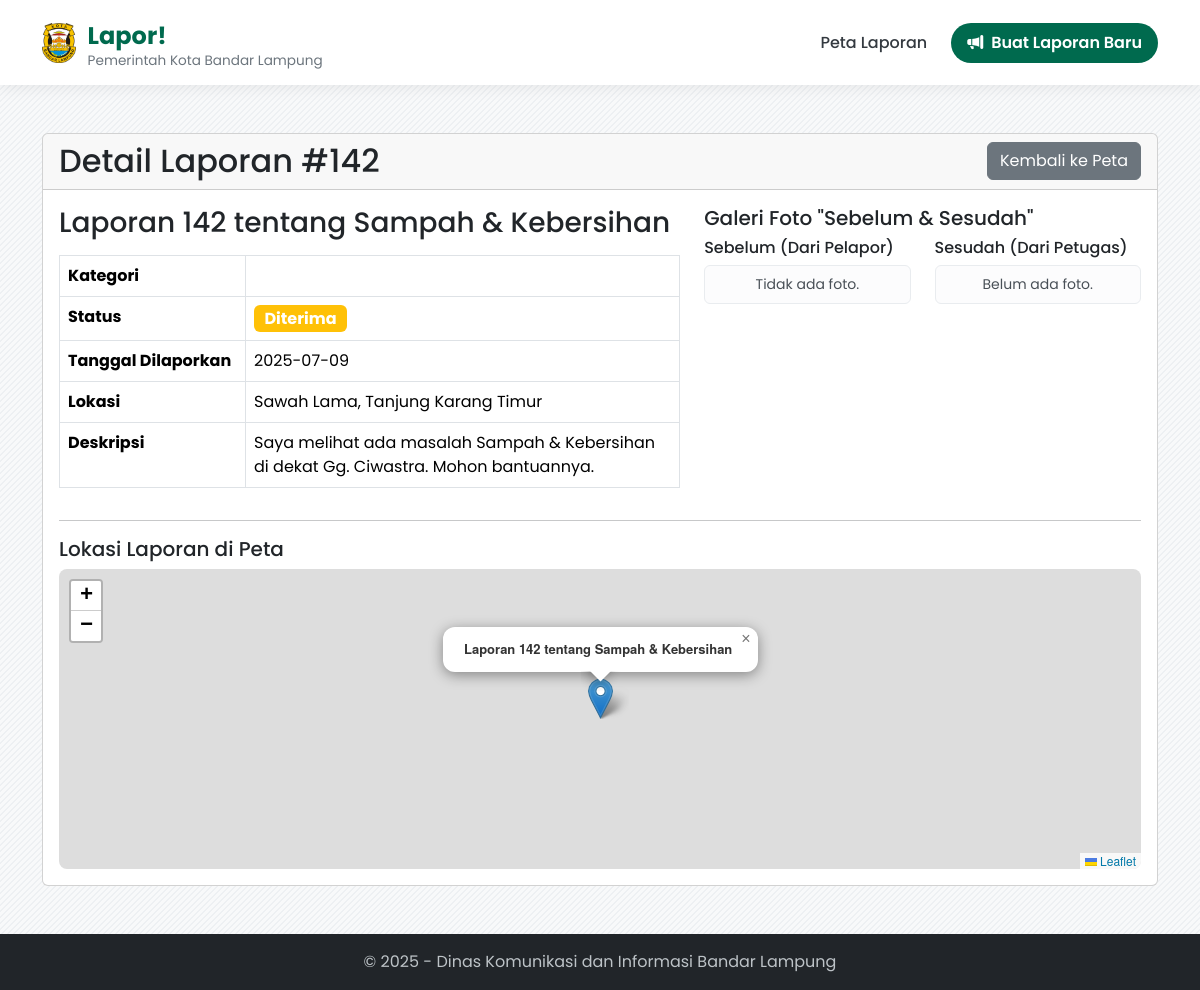
Page /laporan/142 on the earlier database version.
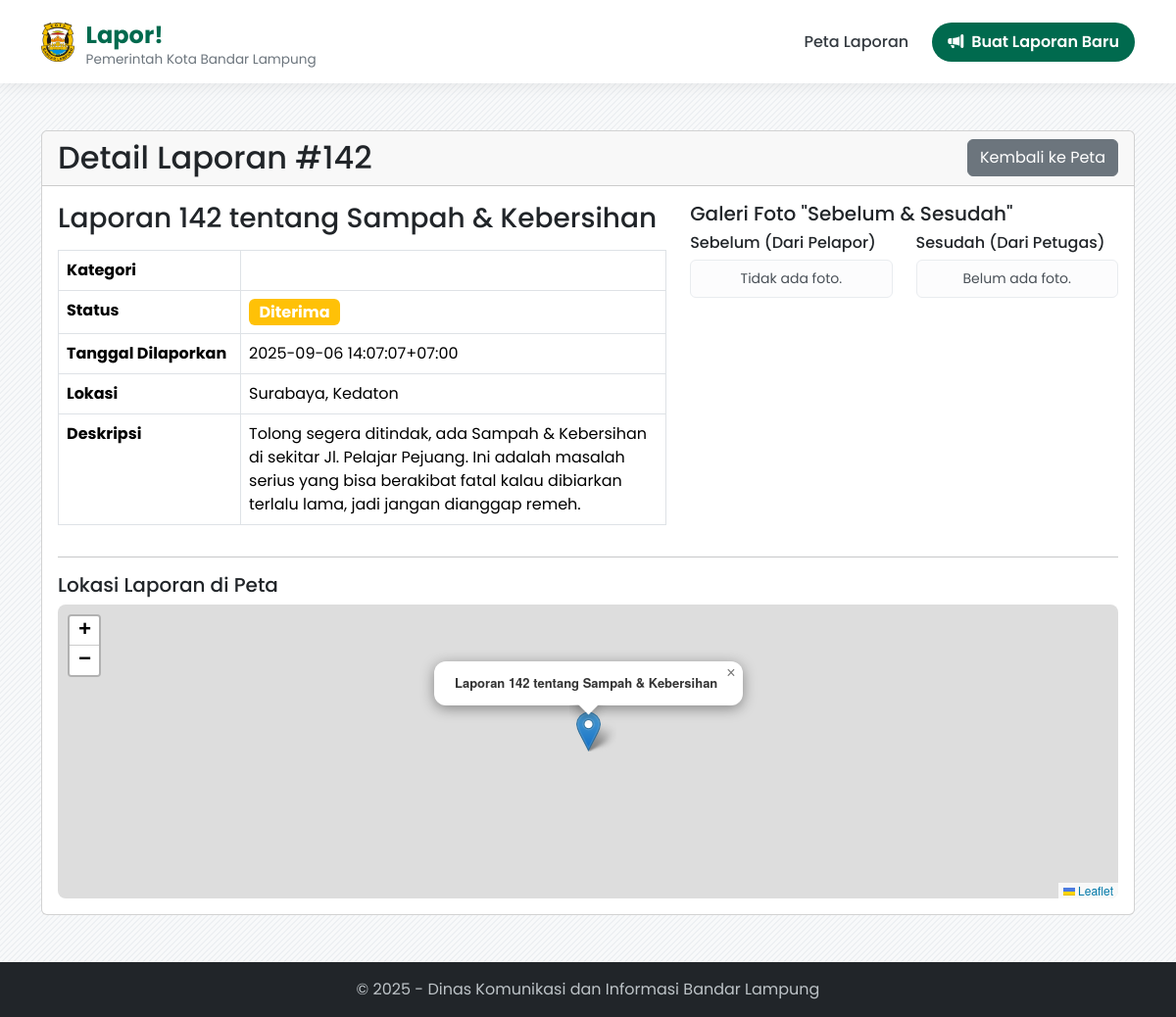
Same page on the later database version.
### tables this page shows
CREATE TABLE laporan (
    id INTEGER PRIMARY KEY AUTOINCREMENT,
    nomor_laporan TEXT NOT NULL UNIQUE,
    nama_pelapor TEXT NOT NULL,
    no_whatsapp TEXT,
    judul TEXT NOT NULL,
    deskripsi TEXT NOT NULL,
    -- PERUBAHAN UTAMA: Menggunakan Foreign Key ke tabel kategori
    kategori_id INTEGER NOT NULL,
    kecamatan TEXT,
    kelurahan TEXT,
    foto TEXT,
    foto_selesai TEXT,
    dinas_penugas TEXT,
    pengumuman_publik TEXT,
    latitude REAL NOT NULL,
    longitude REAL NOT NULL,
    status TEXT NOT NULL DEFAULT 'Diterima',
    support_count INTEGER DEFAULT 0,
    timestamp DATETIME DEFAULT CURRENT_TIMESTAMP,
    -- Mendefinisikan hubungan antar tabel
    FOREIGN KEY (kategori_id) REFERENCES kategori (id)
);

### app.py (the view)
@app.route('/laporan/<int:laporan_id>')
def detail_laporan(laporan_id):
    conn = get_db_connection()
    query = """
        SELECT l.*, k.nama_kategori
        FROM laporan l JOIN kategori k ON l.kategori_id = k.id
        WHERE l.id = ?
    """
    laporan = conn.execute(query, (laporan_id,)).fetchone()
    conn.close()
    if laporan is None:
        return "Laporan tidak ditemukan", 404
    return render_template('detail_laporan.html', laporan=laporan)

### app.py (called while the page is built)
def get_db_connection():
    conn = sqlite3.connect(DATABASE, detect_types=sqlite3.PARSE_DECLTYPES | sqlite3.PARSE_COLNAMES)
    conn.row_factory = sqlite3.Row
    return conn

### templates/detail_laporan.html (shortened to what this page needs)
{% extends "layout.html" %}
{% block content %}
<div class="card">
    <div class="card-header d-flex justify-content-between align-items-center">
        <h2 class="mb-0">Detail Laporan #{{ laporan.id }}</h2>
        <a href="{{ url_for('index') }}" class="btn btn-secondary">Kembali ke Peta</a>
    </div>
    <div class="card-body">
        <div class="row">
            <div class="col-md-7">
                <h3>{{ laporan.judul }}</h3>
                <table class="table table-bordered mt-3">
                    <tbody>
                        <tr>
                            <th style="width: 30%;">Kategori</th>
                            <td>{{ laporan.kategori }}</td>
                        </tr>
                        <tr>
                            <th>Status</th>
                            <td>
                                <span class="badge fs-6
                                {% if laporan.status == 'Diterima' %} bg-warning
                                {% elif laporan.status == 'Diproses' %} bg-info
                                {% else %} bg-success {% endif %}
                                ">{{ laporan.status }}</span>
                            </td>
                        </tr>
                        <tr>
                            <th>Tanggal Dilaporkan</th>
                            <td>{{ laporan.timestamp }}</td>
                        </tr>
                        <tr>
                            <th>Lokasi</th>
                            <td>{{ laporan.kelurahan }}, {{ laporan.kecamatan }}</td>
                        </tr>
                        <tr>
                            <th>Deskripsi</th>
                            <td>{{ laporan.deskripsi }}</td>
                        </tr>
                    </tbody>
                </table>
            </div>
            <div class="col-md-5">
                <h5>Galeri Foto "Sebelum & Sesudah"</h5>
                <div class="row">
                    <div class="col-6">
                        <h6>Sebelum (Dari Pelapor)</h6>
                        {% if laporan.foto %}
                            <img src="{{ url_for('static', filename='uploads/' + laporan.foto) }}" class="img-fluid rounded" alt="Foto Laporan">
                        {% else %}
                            <div class="alert alert-light text-center small p-2">Tidak ada foto.</div>
                        {% endif %}
                    </div>
                    <div class="col-6">
                        <h6>Sesudah (Dari Petugas)</h6>
                        {% if laporan.foto_selesai %}
                            <img src="{{ url_for('static', filename='uploads/' + laporan.foto_selesai) }}" class="img-fluid rounded" alt="Foto Selesai">
                        {% else %}
                            <div class="alert alert-light text-center small p-2">Belum ada foto.</div>
                        {% endif %}
                    </div>
                </div>
            </div>
        </div>
        <hr>
        <h5>Lokasi Laporan di Peta</h5>
        <div id="detail-map" style="height: 300px; border-radius: 8px;"></div>
    </div>
</div>
{% endblock %}

### templates/layout.html (shortened to what this page needs)
<!DOCTYPE html>
<html lang="id">
  <head>
    <link
      href="https://cdn.jsdelivr.net/npm/bootstrap@5.3.3/dist/css/bootstrap.min.css"
      rel="stylesheet"
    />
    <link
      rel="stylesheet"
      href="https://cdn.jsdelivr.net/npm/bootstrap-icons@1.10.5/font/bootstrap-icons.css"
    />
    <link
      rel="stylesheet"
      href="https://unpkg.com/leaflet@1.9.4/dist/leaflet.css"
    />
  </head>
  <body>
    <nav class="navbar navbar-expand-lg navbar-light sticky-top">
      <div class="container">
        <a
          class="navbar-brand d-flex align-items-center"
          href="{{ url_for('index') }}"
        >
          <img
            src="{{ url_for('static', filename='img/logo.png') }}"
            alt="Logo Bandar Lampung"
          />
          <div class="navbar-title">
            <span class="main-title">Lapor!</span>
            <span class="sub-title">Pemerintah Kota Bandar Lampung</span>
          </div>
        </a>
        <div class="collapse navbar-collapse" id="navbarNav">
          <ul class="navbar-nav ms-auto align-items-center">
            <li class="nav-item">
              <a class="nav-link" href="{{ url_for('index') }}">Peta Laporan</a>
            </li>
            <li class="nav-item ms-lg-3">
              <a
                class="nav-link btn btn-success text-white px-3"
                href="{{ url_for('lapor') }}"
              >
                <i class="bi bi-megaphone-fill me-2"></i>Buat Laporan Baru
              </a>
            </li>
          </ul>
        </div>
      </div>
    </nav>
    <main class="py-5">
      <div class="container">
         {% block content %}{% endblock %}
      </div>
    </main>
    <footer class="footer bg-dark text-white text-center py-3 mt-auto">
      <div class="container">
        <p class="mb-0">
          &copy; 2025 - Dinas Komunikasi dan Informasi Bandar Lampung
        </p>
      </div>
    </footer>
  </body>
</html>

### templates/layout.html (style rules this page uses)
:root { --primary-color: #006a4e; --secondary-color: #4a90e2; --light-bg: #fdfdff; --dark-text: #343a40; --light-text: #ffffff; --font-family-main: "Poppins", sans-serif; }
body { font-family: var(--font-family-main); background-color: #f8f9fa; color: var(--dark-text); display: flex; flex-direction: column; min-height: 100vh; }
main { flex: 1; }
.navbar { background-color: var(--light-text); box-shadow: 0 2px 15px rgba(0, 0, 0, 0.08); padding: 0.8rem 0; }
.navbar-brand img { height: 40px; width: auto; margin-right: 12px; }
.navbar-title .main-title { font-weight: 700; color: var(--primary-color); font-size: 1.5rem; }
.navbar-title .sub-title { font-size: 0.85rem; color: #6c757d; display: block; line-height: 1; }
.nav-link { font-weight: 500; color: var(--dark-text); transition: color 0.3s ease; }
.navbar .btn { background-color: var(--primary-color); border-color: var(--primary-color); font-weight: 600; border-radius: 50rem; transition: all 0.3s ease; padding: 8px 20px; }
.footer { background-color: #2c3e50; padding: 40px 0; }
.footer p, .footer a { color: #bdc3c7; text-decoration: none; }

Differences in the rows shown:
changed laporan "Laporan 142 tentang Sampah & Kebersihan": timestamp "2025-07-09" → "2025-09-06 14:07:07+07:00"; kelurahan "Sawah Lama" → "Surabaya"; kecamatan "Tanjung Karang Timur" → "Kedaton"; deskripsi "Saya melihat ada masalah Sampah & Kebersihan di dekat Gg. Ciwastra. Mohon bantuannya." → "Tolong segera ditindak, ada Sampah & Kebersihan di sekitar Jl. Pelajar Pejuang. Ini adalah masalah serius yang bisa berakibat fatal kalau dibiarkan terlalu lama, jadi jangan dianggap remeh."
